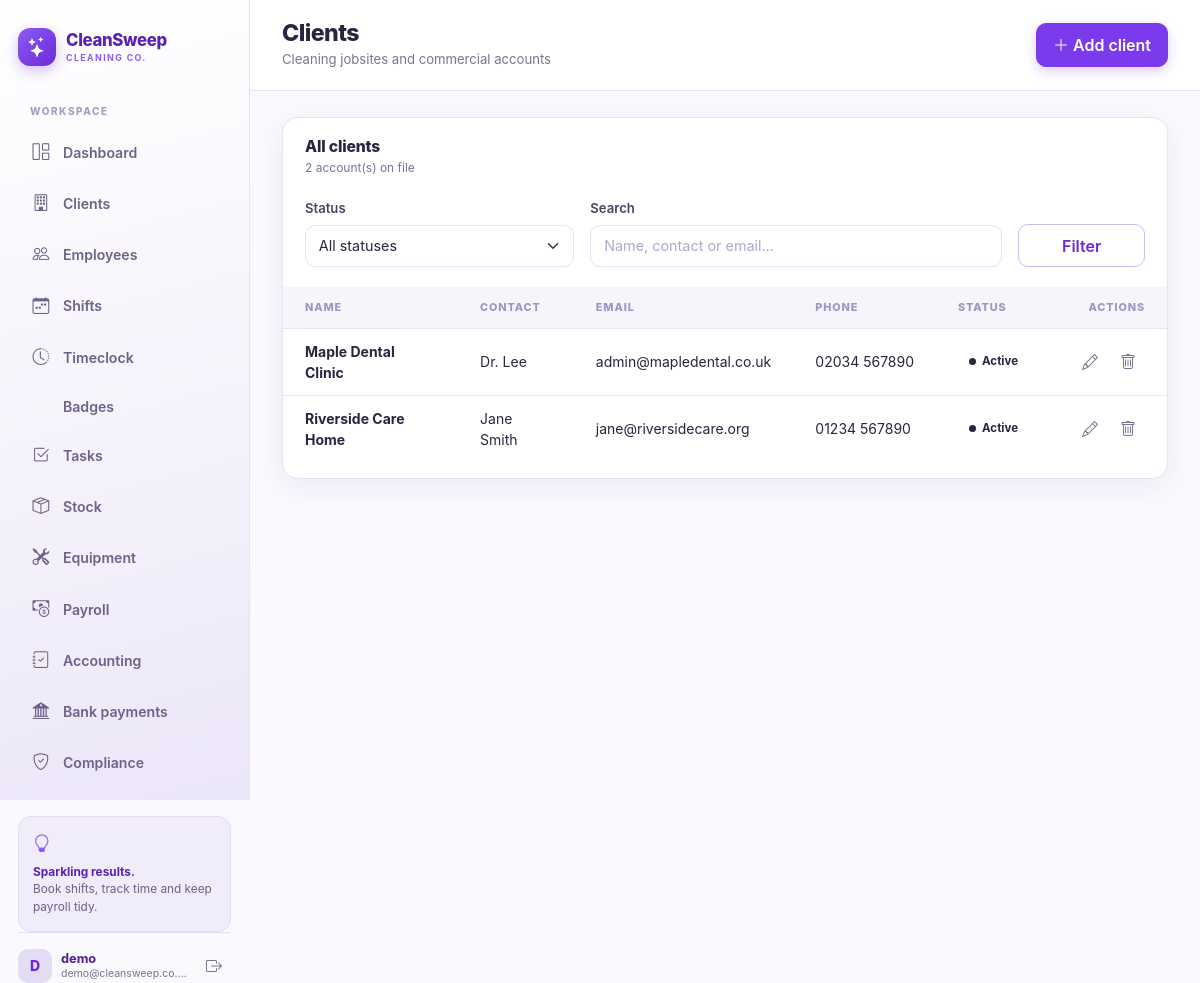
The app's page /clients/ (signed in) with its own data.
### clients/models.py (models this page shows, shortened)
class Client(models.Model):
    STATUS_CHOICES = (
        ("active", "Active"),
        ("inactive", "Inactive"),
    )
    name = models.CharField(max_length=120)
    contact_name = models.CharField(max_length=120, blank=True, default="")
    email = models.EmailField(blank=True, default="")
    phone = models.CharField(max_length=30, blank=True, default="")
    address = models.CharField(max_length=255, blank=True, default="")
    notes = models.TextField(blank=True, default="")
    status = models.CharField(max_length=10, choices=STATUS_CHOICES, default="active")
    created_at = models.DateTimeField(auto_now_add=True)
    class Meta:
        ordering = ["name"]

### clients/views.py (the view)
# urls.py: path("", views.client_list, name="client_list"),
@login_required
def client_list(request):
    clients = Client.objects.all()
    status = request.GET.get("status", "")
    query = request.GET.get("q", "").strip()
    if status:
        clients = clients.filter(status=status)
    if query:
        clients = clients.filter(
            Q(name__icontains=query)
            | Q(contact_name__icontains=query)
            | Q(email__icontains=query)
        )
    return render(
        request,
        "clients/client_list.html",
        {"clients": clients, "statuses": Client.STATUS_CHOICES, "status": status, "query": query},
    )

### clients/templates/clients/client_list.html (shortened to what this page needs)
{% extends "core/base.html" %}
{% block page_title %}Clients{% endblock %}
{% block page_subtitle %}Cleaning jobsites and commercial accounts{% endblock %}
{% block page_actions %}
  <a href="{% url 'client_create' %}" class="btn btn-purple">
    <i class="bi bi-plus-lg me-1"></i>Add client
  </a>
{% endblock %}
{% block page_content %}
  <div class="panel">
    <div class="panel-head">
      <div>
        <h3 class="panel-title">All clients</h3>
        <p class="panel-sub">{{ clients|length }} account(s) on file</p>
      </div>
    </div>
    <div class="panel-body filter-bar">
      <form method="get" class="row g-3 align-items-end">
        <div class="col-md-4">
          <label class="form-label" for="statusFilter">Status</label>
          <select id="statusFilter" name="status" class="form-select">
            <option value="">All statuses</option>
          </select>
        </div>
        <div class="col-md-6">
          <label class="form-label" for="qFilter">Search</label>
          <input id="qFilter" type="search" name="q" class="form-control" placeholder="Name, contact or email…" value="{{ query }}">
        </div>
        <div class="col-md-2">
          <button type="submit" class="btn btn-outline-purple w-100">Filter</button>
        </div>
      </form>
    </div>
    <div class="table-responsive">
      <table class="table align-middle">
        <thead>
          <tr><th>Name</th><th>Contact</th><th>Email</th><th>Phone</th><th>Status</th><th class="text-end">Actions</th></tr>
        </thead>
        <tbody>
          {% for client in clients %}
            <tr>
              <td><strong>{{ client.name }}</strong></td>
              <td>{{ client.contact_name|default:"—" }}</td>
              <td>{{ client.email|default:"—" }}</td>
              <td class="nowrap">{{ client.phone|default:"—" }}</td>
              <td>
                <span class="badge-status badge-status-{{ client.status|default:'grey' }}"><span class="dot"></span>{{ client.get_status_display }}</span>
              </td>
              <td class="text-end nowrap">
                <a href="{% url 'client_edit' client.pk %}" class="btn btn-icon" title="Edit"><i class="bi bi-pencil"></i></a>
                <a href="{% url 'client_delete' client.pk %}" class="btn btn-icon" title="Delete"><i class="bi bi-trash"></i></a>
              </td>
            </tr>
          {% empty %}
            <tr><td colspan="6"><div class="empty-compact"><i class="bi bi-building-x"></i><p>No clients found.</p></div></td></tr>
          {% endfor %}
        </tbody>
      </table>
    </div>
  </div>
{% endblock %}

### core/templates/core/base.html (shortened to what this page needs)
{% load static form_tags %}<!doctype html>
<html lang="en">
<head>
  <link rel="stylesheet" href="{% static 'vendor/bootstrap/bootstrap.min.css' %}">
  <link rel="stylesheet" href="{% static 'vendor/bootstrap-icons/bootstrap-icons.min.css' %}">
  <link rel="stylesheet" href="{% static 'cleaning/css/theme.css' %}">
</head>
<body class="{% if not user.is_authenticated %}auth-body{% endif %}">
{% if user.is_authenticated %}
  {% with nav_name=request.resolver_match.url_name %}
  <div class="app-shell">
    <aside class="sidebar d-none d-lg-flex">
      <a href="{% url 'dashboard' %}" class="brand">
        <span class="brand-mark"><i class="bi bi-stars"></i></span>
        <span class="brand-text">CleanSweep<small>CLEANING CO.</small></span>
      </a>
      <div class="sidebar-label">WORKSPACE</div>
      <nav class="sidebar-nav">
        <a href="{% url 'dashboard' %}" class="nav-link {% if nav_name == 'dashboard' %}active{% endif %}">
          <i class="bi bi-grid-1x2"></i><span>Dashboard</span>
        </a>
        <a href="{% url 'client_list' %}" class="nav-link {% if nav_name == 'client' or nav_name == 'client_form' or nav_name == 'client_delete' %}active{% endif %}">
          <i class="bi bi-building"></i><span>Clients</span>
        </a>
        <a href="{% url 'employee_list' %}" class="nav-link {% if nav_name == 'employee' or nav_name == 'employee_form' or nav_name == 'employee_delete' %}active{% endif %}">
          <i class="bi bi-people"></i><span>Employees</span>
        </a>
        <a href="{% url 'shift_list' %}" class="nav-link {% if nav_name == 'shift' %}active{% endif %}">
          <i class="bi bi-calendar-week"></i><span>Shifts</span>
        </a>
        <a href="{% url 'timeclock_home' %}" class="nav-link {% if nav_name == 'timeclock' or nav_name == 'time_entry' %}active{% endif %}">
          <i class="bi bi-clock-history"></i><span>Timeclock</span>
        </a>
        <a href="{% url 'badge_list' %}" class="nav-link {% if nav_name == 'badge' %}active{% endif %}">
          <span>Badges</span>
        </a>
        <a href="{% url 'task_list' %}" class="nav-link {% if nav_name == 'task' %}active{% endif %}">
          <i class="bi bi-check2-square"></i><span>Tasks</span>
        </a>
        <a href="{% url 'stock_list' %}" class="nav-link {% if 'stock' in nav_name or nav_name == 'inventory' %}active{% endif %}">
          <i class="bi bi-box-seam"></i><span>Stock</span>
        </a>
        <a href="{% url 'equipment_list' %}" class="nav-link {% if 'equipment' in nav_name %}active{% endif %}">
          <i class="bi bi-tools"></i><span>Equipment</span>
        </a>
        <a href="{% url 'payroll_home' %}" class="nav-link {% if nav_name == 'payroll' or nav_name == 'payslip' or nav_name == 'payroll_config' %}active{% endif %}">
          <i class="bi bi-cash-coin"></i><span>Payroll</span>
        </a>
        <a href="{% url 'accounting_payment_list' %}" class="nav-link {% if nav_name == 'accounting' %}active{% endif %}">
          <i class="bi bi-journal-check"></i><span>Accounting</span>
        </a>
        <a href="{% url 'banking_home' %}" class="nav-link {% if nav_name == 'banking_home' %}active{% endif %}">
          <i class="bi bi-bank2"></i><span>Bank payments</span>
        </a>
        <a href="{% url 'compliance' %}" class="nav-link {% if nav_name == 'compliance' %}active{% endif %}">
          <i class="bi bi-shield-check"></i><span>Compliance</span>
        </a>
      </nav>
      <div class="sidebar-tip">
        <i class="bi bi-lightbulb"></i>
        <p><strong>Sparkling results.</strong><br>Book shifts, track time and keep payroll tidy.</p>
      </div>
      <div class="sidebar-user mt-auto">
        <span class="avatar">{{ user.username|slice:":1"|upper }}</span>
        <span class="user-meta"><strong>{{ user.username }}</strong><small>{{ user.email|truncatechars:22 }}</small></span>
        <form action="{% url 'logout' %}" method="post" class="ms-auto">
          <button type="submit" class="btn btn-icon" title="Sign out" aria-label="Sign out"><i class="bi bi-box-arrow-right"></i></button>
        </form>
      </div>
    </aside>
    <div class="app-main">
      <header class="topbar">
        <div class="me-auto">
          <h1 class="page-title">{% block page_title %}Dashboard{% endblock %}</h1>
          <div class="page-subtitle">{% block page_subtitle %}Clean operations at a glance{% endblock %}</div>
        </div>
        {% block page_actions %}{% endblock %}
      </header>
      <main class="content">
        {% block page_content %}{% endblock %}
      </main>
    </div>
  </div>
  {% endwith %}
{% endif %}
</body>
</html>

### records on screen
Client: name "Maple Dental Clinic", contact_name "Dr. Lee", email "admin@mapledental.co.uk", phone "02034 567890", status "Active"
Client: name "Riverside Care Home", contact_name "Jane Smith", email "jane@riversidecare.org", phone "01234 567890", status "Active"

### other values on screen
{{ user.username|slice:":1"|upper }} "D"
{{ user.username }} "demo"
{{ user.email|truncatechars:22 }} "demo@cleansweep.co.…"
{{ clients|length }} "2"
